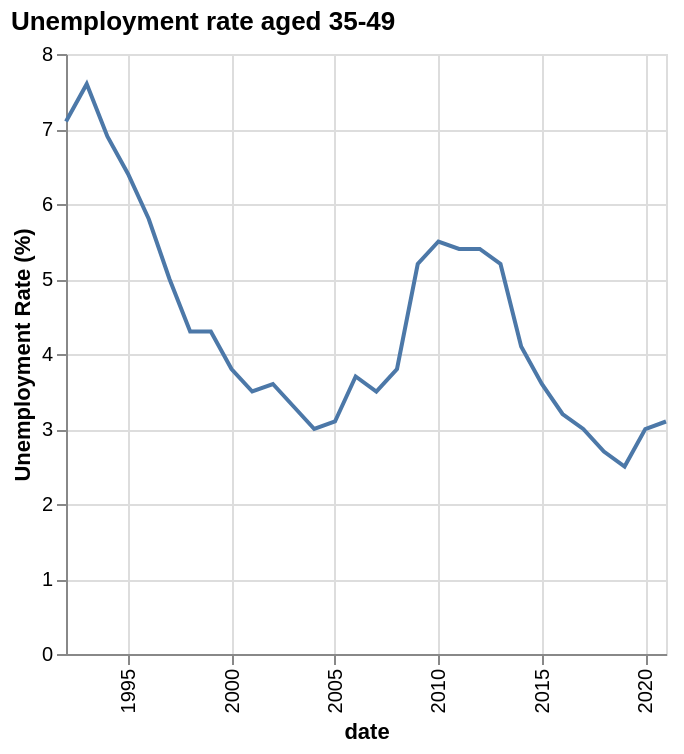

Here is the Vega-Lite specification saved for this chart:
### Vega-Lite specification from a JSON file in a GitHub repository (floating-point values rounded to 4 significant figures)
{"$schema": "https://vega.github.io/schema/vega-lite/v5.json", "title": {"text": "Unemployment rate aged 35-49", "subtitleFontStyle": "italic", "subtitleFontSize": 10, "anchor": "start", "color": "black"}, "data": {"values": [{"date": "1992", "label": "1992", "month": "", "quarter": "", "sourceDataset": "LMS", "updateDate": "2015-10-13T23:00:00.000Z", "value": "7.1", "year": "1992"}, {"date": "1993", "label": "1993", "month": "", "quarter": "", "sourceDataset": "LMS", "updateDate": "2015-10-13T23:00:00.000Z", "value": "7.6", "year": "1993"}, {"date": "1994", "label": "1994", "month": "", "quarter": "", "sourceDataset": "LMS", "updateDate": "2015-10-13T23:00:00.000Z", "value": "6.9", "year": "1994"}, {"date": "1995", "label": "1995", "month": "", "quarter": "", "sourceDataset": "LMS", "updateDate": "2015-10-13T23:00:00.000Z", "value": "6.4", "year": "1995"}, {"date": "1996", "label": "1996", "month": "", "quarter": "", "sourceDataset": "LMS", "updateDate": "2015-10-13T23:00:00.000Z", "value": "5.8", "year": "1996"}, {"date": "1997", "label": "1997", "month": "", "quarter": "", "sourceDataset": "LMS", "updateDate": "2015-10-13T23:00:00.000Z", "value": "5.0", "year": "1997"}, {"date": "1998", "label": "1998", "month": "", "quarter": "", "sourceDataset": "LMS", "updateDate": "2015-10-13T23:00:00.000Z", "value": "4.3", "year": "1998"}, {"date": "1999", "label": "1999", "month": "", "quarter": "", "sourceDataset": "LMS", "updateDate": "2015-10-13T23:00:00.000Z", "value": "4.3", "year": "1999"}, {"date": "2000", "label": "2000", "month": "", "quarter": "", "sourceDataset": "LMS", "updateDate": "2015-10-13T23:00:00.000Z", "value": "3.8", "year": "2000"}, {"date": "2001", "label": "2001", "month": "", "quarter": "", "sourceDataset": "LMS", "updateDate": "2015-10-13T23:00:00.000Z", "value": "3.5", "year": "2001"}, {"date": "2002", "label": "2002", "month": "", "quarter": "", "sourceDataset": "LMS", "updateDate": "2015-10-13T23:00:00.000Z", "value": "3.6", "year": "2002"}, {"date": "2003", "label": "2003", "month": "", "quarter": "", "sourceDataset": "LMS", "updateDate": "2015-10-13T23:00:00.000Z", "value": "3.3", "year": "2003"}, {"date": "2004", "label": "2004", "month": "", "quarter": "", "sourceDataset": "LMS", "updateDate": "2015-10-13T23:00:00.000Z", "value": "3.0", "year": "2004"}, {"date": "2005", "label": "2005", "month": "", "quarter": "", "sourceDataset": "LMS", "updateDate": "2015-10-13T23:00:00.000Z", "value": "3.1", "year": "2005"}, {"date": "2006", "label": "2006", "month": "", "quarter": "", "sourceDataset": "LMS", "updateDate": "2015-10-13T23:00:00.000Z", "value": "3.7", "year": "2006"}, {"date": "2007", "label": "2007", "month": "", "quarter": "", "sourceDataset": "LMS", "updateDate": "2015-10-13T23:00:00.000Z", "value": "3.5", "year": "2007"}, {"date": "2008", "label": "2008", "month": "", "quarter": "", "sourceDataset": "LMS", "updateDate": "2015-10-13T23:00:00.000Z", "value": "3.8", "year": "2008"}, {"date": "2009", "label": "2009", "month": "", "quarter": "", "sourceDataset": "LMS", "updateDate": "2015-10-13T23:00:00.000Z", "value": "5.2", "year": "2009"}, {"date": "2010", "label": "2010", "month": "", "quarter": "", "sourceDataset": "LMS", "updateDate": "2015-10-13T23:00:00.000Z", "value": "5.5", "year": "2010"}, {"date": "2011", "label": "2011", "month": "", "quarter": "", "sourceDataset": "LMS", "updateDate": "2015-10-13T23:00:00.000Z", "value": "5.4", "year": "2011"}, {"date": "2012", "label": "2012", "month": "", "quarter": "", "sourceDataset": "LMS", "updateDate": "2016-05-18T08:30:00.000Z", "value": "5.4", "year": "2012"}, {"date": "2013", "label": "2013", "month": "", "quarter": "", "sourceDataset": "LMS", "updateDate": "2015-10-13T23:00:00.000Z", "value": "5.2", "year": "2013"}, {"date": "2014", "label": "2014", "month": "", "quarter": "", "sourceDataset": "LMS", "updateDate": "2016-05-18T08:30:00.000Z", "value": "4.1", "year": "2014"}, {"date": "2015", "label": "2015", "month": "", "quarter": "", "sourceDataset": "LMS", "updateDate": "2016-03-16T09:30:00.000Z", "value": "3.6", "year": "2015"}, {"date": "2016", "label": "2016", "month": "", "quarter": "", "sourceDataset": "LMS", "updateDate": "2019-02-19T00:00:00.000Z", "value": "3.2", "year": "2016"}, {"date": "2017", "label": "2017", "month": "", "quarter": "", "sourceDataset": "LMS", "updateDate": "2018-02-21T00:00:00.000Z", "value": "3.0", "year": "2017"}, {"date": "2018", "label": "2018", "month": "", "quarter": "", "sourceDataset": "LMS", "updateDate": "2019-02-19T00:00:00.000Z", "value": "2.7", "year": "2018"}, {"date": "2019", "label": "2019", "month": "", "quarter": "", "sourceDataset": "LMS", "updateDate": "2020-02-18T00:00:00.000Z", "value": "2.5", "year": "2019"}, {"date": "2020", "label": "2020", "month": "", "quarter": "", "sourceDataset": "LMS", "updateDate": "2021-07-14T23:00:00.000Z", "value": "3.0", "year": "2020"}, {"date": "2021", "label": "2021", "month": "", "quarter": "", "sourceDataset": "LMS", "updateDate": "2022-02-15T00:00:00.000Z", "value": "3.1", "year": "2021"}]}, "mark": "line", "encoding": {"x": {"field": "date", "type": "temporal", "axis": {"labelAngle": -90}}, "y": {"field": "value", "type": "quantitative", "title": "Unemployment Rate (%)"}}}
